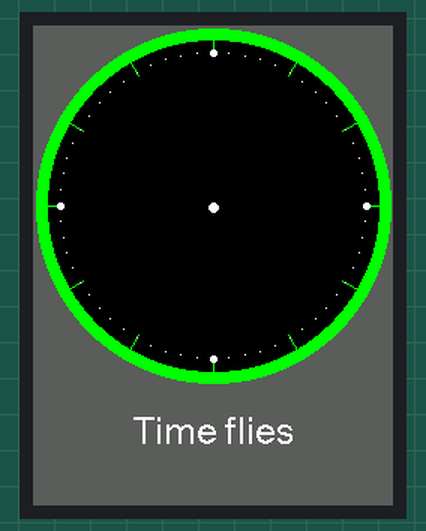
The sketch below on a simulated ESP32. Shown: 240×320 colour display.

Above: at 0.4 s.
At 4.4 s:
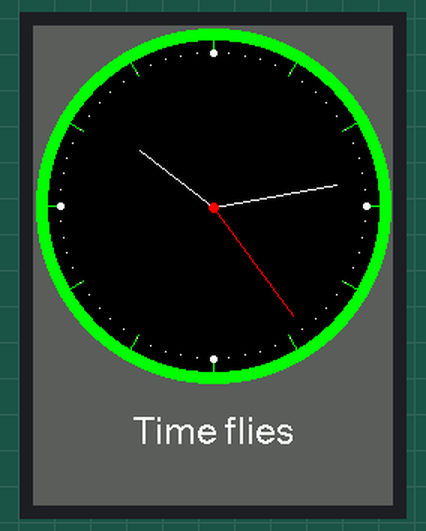
At 9.4 s:
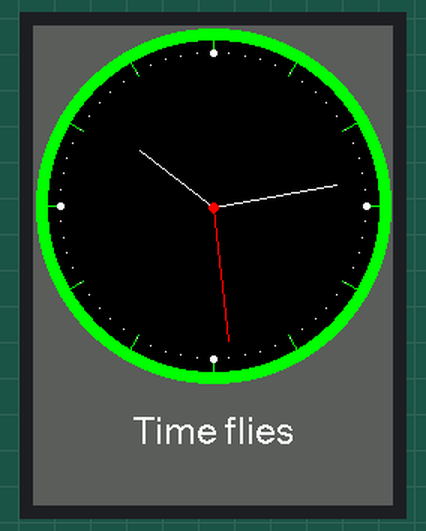
At 19.4 s:
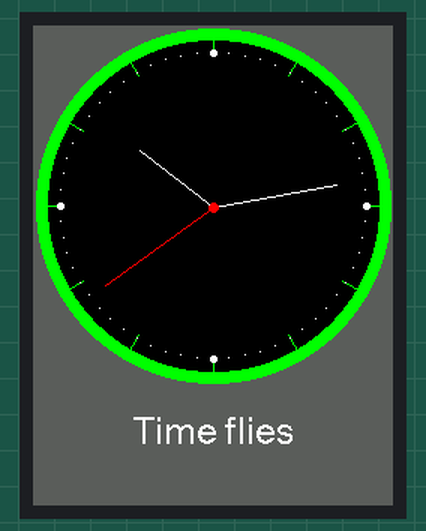
At 28.4 s:
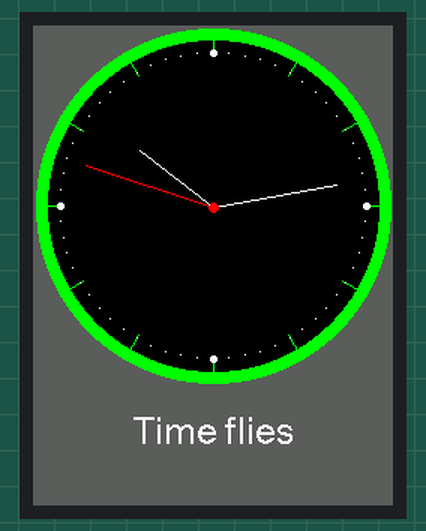
At 38.4 s:
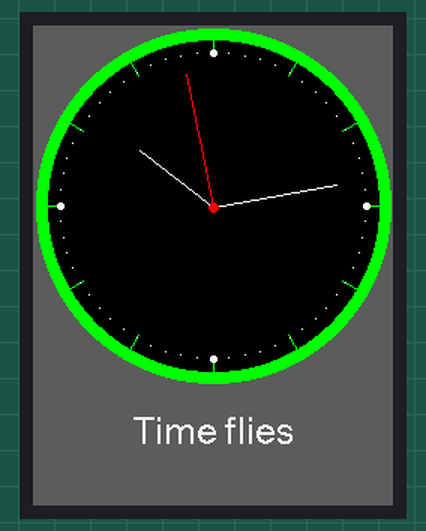

Measured:
- what the display in image 1 shows lasts 1.0 s, from 4.3 s to 5.3 s

The sketch:

TFT_Clock.ino
```cpp
/*
 An example analogue clock using a TFT LCD screen to show the time
 use of some of the drawing commands with the library.

 For a more accurate clock, it would be better to use the RTClib library.
 But this is just a demo.

 This sketch uses font 4 only.

 Make sure all the display driver and pin connections are correct by
 editing the User_Setup.h file in the TFT_eSPI library folder.

 #########################################################################
 ###### DON'T FORGET TO UPDATE THE User_Setup.h FILE IN THE LIBRARY ######
 #########################################################################

 Based on a sketch by Gilchrist 6/2/2014 1.0
 */

#include <SPI.h>
#include <TFT_eSPI.h> // Hardware-specific library

#define TFT_GREY 0x5AEB

TFT_eSPI tft = TFT_eSPI();       // Invoke custom library

float sx = 0, sy = 1, mx = 1, my = 0, hx = -1, hy = 0;    // Saved H, M, S x & y multipliers
float sdeg=0, mdeg=0, hdeg=0;
uint16_t osx=120, osy=120, omx=120, omy=120, ohx=120, ohy=120;  // Saved H, M, S x & y coords
uint16_t x0=0, x1=0, yy0=0, yy1=0;
uint32_t targetTime = 0;                    // for next 1 second timeout

static uint8_t conv2d(const char* p); // Forward declaration needed for IDE 1.6.x
uint8_t hh=conv2d(__TIME__), mm=conv2d(__TIME__+3), ss=conv2d(__TIME__+6);  // Get H, M, S from compile time

bool initial = 1;

void setup(void) {
  tft.init();
  tft.setRotation(0);

  //tft.fillScreen(TFT_BLACK);
  //tft.fillScreen(TFT_RED);
  //tft.fillScreen(TFT_GREEN);
  //tft.fillScreen(TFT_BLUE);
  //tft.fillScreen(TFT_BLACK);
  tft.fillScreen(TFT_GREY);

  tft.setTextColor(TFT_WHITE, TFT_GREY);  // Adding a background colour erases previous text automatically

  // Draw clock face
  tft.fillCircle(120, 120, 118, TFT_GREEN);
  tft.fillCircle(120, 120, 110, TFT_BLACK);

  // Draw 12 lines
  for(int i = 0; i<360; i+= 30) {
    sx = cos((i-90)*0.0174532925);
    sy = sin((i-90)*0.0174532925);
    x0 = sx*114+120;
    yy0 = sy*114+120;
    x1 = sx*100+120;
    yy1 = sy*100+120;

    tft.drawLine(x0, yy0, x1, yy1, TFT_GREEN);
  }

  // Draw 60 dots
  for(int i = 0; i<360; i+= 6) {
    sx = cos((i-90)*0.0174532925);
    sy = sin((i-90)*0.0174532925);
    x0 = sx*102+120;
    yy0 = sy*102+120;
    // Draw minute markers
    tft.drawPixel(x0, yy0, TFT_WHITE);

    // Draw main quadrant dots
    if(i==0 || i==180) tft.fillCircle(x0, yy0, 2, TFT_WHITE);
    if(i==90 || i==270) tft.fillCircle(x0, yy0, 2, TFT_WHITE);
  }

  tft.fillCircle(120, 121, 3, TFT_WHITE);

  // Draw text at position 120,260 using fonts 4
  // Only font numbers 2,4,6,7 are valid. Font 6 only contains characters [space] 0 1 2 3 4 5 6 7 8 9 : . - a p m
  // Font 7 is a 7 segment font and only contains characters [space] 0 1 2 3 4 5 6 7 8 9 : .
  tft.drawCentreString("Time flies",120,260,4);

  targetTime = millis() + 1000;
}

void loop() {
  if (targetTime < millis()) {
    targetTime += 1000;
    ss++;              // Advance second
    if (ss==60) {
      ss=0;
      mm++;            // Advance minute
      if(mm>59) {
        mm=0;
        hh++;          // Advance hour
        if (hh>23) {
          hh=0;
        }
      }
    }

    // Pre-compute hand degrees, x & y coords for a fast screen update
    sdeg = ss*6;                  // 0-59 -> 0-354
    mdeg = mm*6+sdeg*0.01666667;  // 0-59 -> 0-360 - includes seconds
    hdeg = hh*30+mdeg*0.0833333;  // 0-11 -> 0-360 - includes minutes and seconds
    hx = cos((hdeg-90)*0.0174532925);
    hy = sin((hdeg-90)*0.0174532925);
    mx = cos((mdeg-90)*0.0174532925);
    my = sin((mdeg-90)*0.0174532925);
    sx = cos((sdeg-90)*0.0174532925);
    sy = sin((sdeg-90)*0.0174532925);

    if (ss==0 || initial) {
      initial = 0;
      // Erase hour and minute hand positions every minute
      tft.drawLine(ohx, ohy, 120, 121, TFT_BLACK);
      ohx = hx*62+121;
      ohy = hy*62+121;
      tft.drawLine(omx, omy, 120, 121, TFT_BLACK);
      omx = mx*84+120;
      omy = my*84+121;
    }

      // Redraw new hand positions, hour and minute hands not erased here to avoid flicker
      tft.drawLine(osx, osy, 120, 121, TFT_BLACK);
      osx = sx*90+121;
      osy = sy*90+121;
      tft.drawLine(osx, osy, 120, 121, TFT_RED);
      tft.drawLine(ohx, ohy, 120, 121, TFT_WHITE);
      tft.drawLine(omx, omy, 120, 121, TFT_WHITE);
      tft.drawLine(osx, osy, 120, 121, TFT_RED);

    tft.fillCircle(120, 121, 3, TFT_RED);
  }
}

static uint8_t conv2d(const char* p) {
  uint8_t v = 0;
  if ('0' <= *p && *p <= '9')
    v = *p - '0';
  return 10 * v + *++p - '0';
}
```
